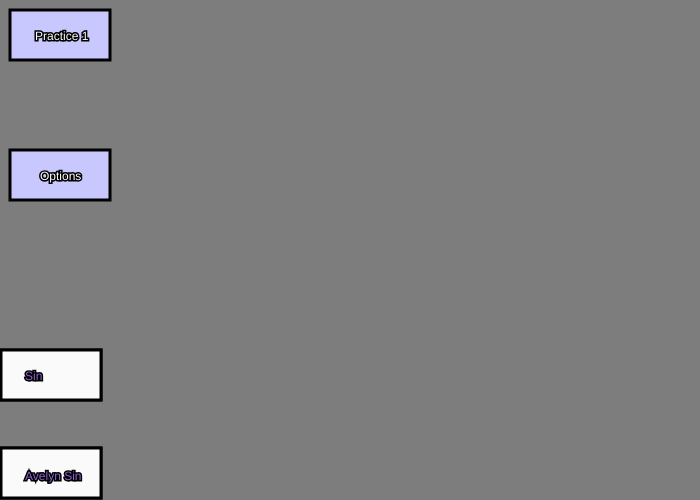
Frame 1 (no input)
Frame 60 (no input): identical to frame 1, image omitted
Frame 120 (the mouse pressed at the canvas centre since frame 60): identical to frame 1, image omitted

The p5.js sketch that drew this single still picture (run headless with seeded random() and noise() and a simulated clock; from frame 60 on, the mouse is pressed at the canvas centre):

// p5.js sketch
// ── sketch.js
var button2X;
var button2Y;
var button2Z;

function setup()
{
  createCanvas(700,500);
  button2X = 10;
  button2Y = 150;
  button2Z = 290;
  button2A = 400;
}

function draw()
{
	background(125,125,125)


	if (mouseX > 10 && mouseX < 10 + 100 && mouseY > 10 && mouseY < 10+50)
	{
		fill(255,200,0);
		stroke(0,0,0);
		strokeWeight(3);
		rect(10,10,100,50);
	}
	else
	{
		fill(200,200,255);
		stroke(0,0,0);
		strokeWeight(3);
		rect(10,10,100,50);
	}

	fill(255,255,255);
	stroke(0,0,0);
	textSize(12);
	text("Practice 1",35,40);




	fill(200,200,255);
	stroke(0,0,0);
	rect(button2X,button2Y,100,50);

	if (mouseX > button2X && mouseX < button2X + 100 && mouseY > button2Y && mouseY < button2Y+50)
	{
		fill(248,89,255);
		stroke(51,70,190);
		textSize(16);
		text("Options",button2X+30-5,button2Y+30+2);
	}
	else
	{
		fill(255,255,255);
		stroke(0,0,0);
		textSize(12);
		text("Options",button2X+30,button2Y+30);
	}

// added
    fill(250,250,250);
    stroke(0,0,0);
    rect(1,448,100,50);

    if (mouseX > 10 && mouseX < 10 + 100 && mouseZ > 10 && mouseZ < 10+100)
	{
	    // Change button color when we move our mouse over it
		fill(100,50,5);
		stroke(51,70,190);
		textSize(16)
		rect(1,448,100,50);
  }
  	else
  	{
  		// Otherwise show the original color
      fill(250,250,250);
      stroke(0,0,0);
      textSize(12)
      rect(1,448,100,50);
  	}

    fill(140,100,205);
    stroke(0,0,0);
    textSize(12);
    text("Avelyn Sin",25,480);

    // added
        fill(250,250,250);
        stroke(0,0,0);
        rect(1,350,100,50);

        if (mouseX > 10 && mouseX < 10 + 100 && mouseA > 10 && mouseA < 10+100)
    	{
    	    // Change button color when we move our mouse over it
    		fill(100,50,5);
    		stroke(51,70,190);
    		textSize(16)
    		rect(1,350,100,50);
      }
      	else
      	{
      		// Otherwise show the original color
          fill(250,250,250);
          stroke(0,0,0);
          textSize(12)
          rect(1,350,100,50);
      	}

        fill(140,100,205);
        stroke(0,0,0);
        textSize(12);
        text("Sin",25,380);



}
